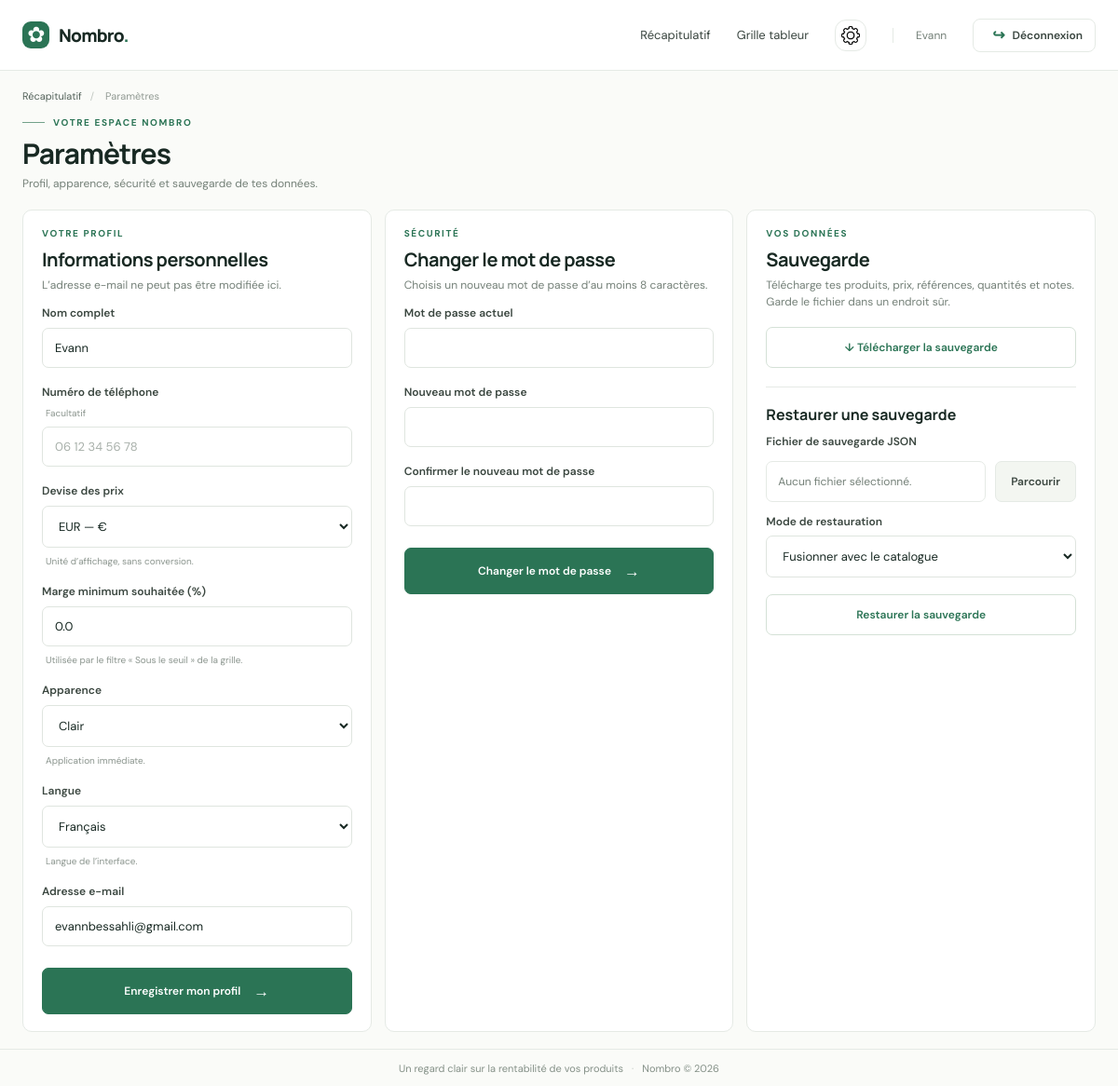
The app's page /profil (signed in) with its own data.
### tables this page shows
CREATE TABLE users (
            id INTEGER PRIMARY KEY AUTOINCREMENT,
            email TEXT NOT NULL UNIQUE,
            password_hash TEXT NOT NULL,
            created_at TEXT NOT NULL
        , name TEXT NOT NULL DEFAULT '', phone TEXT NOT NULL DEFAULT '', currency TEXT NOT NULL DEFAULT 'EUR', theme TEXT NOT NULL DEFAULT 'light', language TEXT NOT NULL DEFAULT 'fr', phone_verified INTEGER NOT NULL DEFAULT 0, two_factor_enabled INTEGER NOT NULL DEFAULT 0, phone_code_sent_at INTEGER NOT NULL DEFAULT 0, session_version INTEGER NOT NULL DEFAULT 0, min_margin_percent REAL NOT NULL DEFAULT 0);

### app.py (the view, shortened to what this page needs)
@app.route("/profil", methods=["GET", "POST"])
@login_required
def profile():
    return render_template("profile.html")

### app.py (called while the page is built)
def translate(text):
    if getattr(g, "language", "fr") == "en":
        return TRANSLATIONS.get(text, text)
    return text

def get_db():
    if "db" not in g:
        g.db = sqlite3.connect(app.config["DATABASE"])
        g.db.row_factory = sqlite3.Row
        g.db.execute("PRAGMA foreign_keys = ON")
    return g.db

@app.before_request
def prepare_request():
    g.user = None
    g.language = "fr"
    if session.get("user_id"):
        g.user = get_db().execute(
            "SELECT id, email, name, phone, currency, theme, language, min_margin_percent, session_version "
            "FROM users WHERE id = ?",
            (session["user_id"],),
        ).fetchone()
        if g.user is None or session.get("session_version") != g.user["session_version"]:
            session.clear()
            g.user = None
        else:
            g.language = g.user["language"] if g.user["language"] in LANGUAGES else "fr"
    if "csrf_token" not in session:
        session["csrf_token"] = secrets.token_urlsafe(32)

@app.context_processor
def inject_globals():
    user = g.get("user")
    code = user["currency"] if user else "EUR"
    return {"csrf_token": session.get("csrf_token"), "current_user": user,
            "currency_symbol": CURRENCIES.get(code, "€"), "currency_code": code,
            "theme_name": user["theme"] if user else "light",
            "current_language": g.get("language", "fr"), "language_names": LANGUAGES,
            "tr": translate}

@app.before_request
def protect_forms():
    if request.method in {"POST", "PUT", "PATCH", "DELETE"}:
        submitted = request.form.get("csrf_token", "") or request.headers.get("X-CSRF-Token", "")
        expected = session.get("csrf_token", "")
        if not submitted or not secrets.compare_digest(submitted, expected):
            abort(400, "Jeton de sécurité invalide. Rechargez la page puis réessayez.")

@app.after_request
def add_security_headers(response):
    response.headers.setdefault("X-Content-Type-Options", "nosniff")
    response.headers.setdefault("X-Frame-Options", "DENY")
    response.headers.setdefault("Referrer-Policy", "strict-origin-when-cross-origin")
    response.headers.setdefault("Permissions-Policy", "camera=(), microphone=(), geolocation=()")
    if request.is_secure:
        response.headers.setdefault("Strict-Transport-Security", "max-age=31536000")
    if request.endpoint in {"login", "register", "profile"}:
        response.headers.setdefault("Cache-Control", "no-store")
    return response

### templates/profile.html (shortened to what this page needs)
{% extends 'base.html' %}
{% block content %}
<div class="breadcrumb"><a href="{{ url_for('dashboard') }}">{{ tr('Récapitulatif') }}</a><span>/</span> {{ tr('Paramètres') }}</div>
<section class="settings-page">
  <header class="settings-heading">
    <div class="eyebrow"><span class="eyebrow-line"></span> {{ tr('VOTRE ESPACE NOMBRO') }}</div>
    <h1>{{ tr('Paramètres') }}</h1>
    <p>{{ tr('Profil, apparence, sécurité et sauvegarde de tes données.') }}</p>
  </header>
  <div class="settings-grid">
    <section class="settings-panel">
      <div class="card-kicker">{{ tr('VOTRE PROFIL') }}</div>
      <h2>{{ tr('Informations personnelles') }}</h2>
      <p class="card-sub">{{ tr('L’adresse e-mail ne peut pas être modifiée ici.') }}</p>
      <form method="post" class="form-stack settings-form">
        <label>{{ tr('Nom complet') }}<input type="text" name="name" placeholder="Ex. Camille Martin" maxlength="100" required autocomplete="name" value="{{ request.form.get('name', current_user.name) }}"></label>
        <label>{{ tr('Numéro de téléphone') }} <small>{{ tr('Facultatif') }}</small><input type="tel" name="phone" placeholder="06 12 34 56 78" maxlength="30" autocomplete="tel" value="{{ request.form.get('phone', current_user.phone) }}"></label>
        <label>{{ tr('Devise des prix') }}<select name="currency">{% for code, symbol in [('EUR','€'),('USD','$'),('GBP','£'),('RUB','₽'),('JPY','¥'),('CHF','CHF'),('CAD','CA$')] %}<option value="{{ code }}" {% if request.form.get('currency', current_user.currency) == code %}selected{% endif %}>{{ code }} — {{ symbol }}</option>{% endfor %}</select><small>{{ tr('Unité d’affichage, sans conversion.') }}</small></label>
        <label>{{ tr('Marge minimum souhaitée (%)') }}<input type="number" name="min_margin_percent" min="0" max="100" step="0.1" value="{{ request.form.get('min_margin_percent', current_user.min_margin_percent) }}"><small>{{ tr('Utilisée par le filtre « Sous le seuil » de la grille.') }}</small></label>
        <label>{{ tr('Apparence') }}<select id="theme-select" name="theme">{% for value, label in [('light','Clair'),('green-dark','Green Dark'),('black-dark','Dark noir et blanc'),('colorful','Coloré'),('cyberpunk','Cyberpunk')] %}<option value="{{ value }}" {% if request.form.get('theme', current_user.theme) == value %}selected{% endif %}>{{ tr(label) }}</option>{% endfor %}</select><small>{{ tr('Application immédiate.') }} </small></label>
        <label>{{ tr('Langue') }}<select id="language-select" name="language">{% for code, label in language_names.items() %}<option value="{{ code }}" {% if current_language == code %}selected{% endif %}>{{ tr(label) }}</option>{% endfor %}</select><small>{{ tr('Langue de l’interface.') }} </small></label>
        <label>{{ tr('Adresse e-mail') }}<input type="email" value="{{ current_user.email }}" disabled></label>
        <button class="button button-primary full" type="submit">{{ tr('Enregistrer mon profil') }} <span>→</span></button>
      </form>
    </section>
    <section class="settings-panel">
      <div class="card-kicker">{{ tr('SÉCURITÉ') }}</div>
      <h2>{{ tr('Changer le mot de passe') }}</h2>
      <p class="card-sub">{{ tr('Choisis un nouveau mot de passe d’au moins 8 caractères.') }}</p>
      <form method="post" action="{{ url_for('change_password') }}" class="form-stack settings-form">
        <label>{{ tr('Mot de passe actuel') }}<input type="password" name="current_password" required autocomplete="current-password"></label>
        <label>{{ tr('Nouveau mot de passe') }}<input type="password" name="new_password" minlength="8" maxlength="256" required autocomplete="new-password"></label>
        <label>{{ tr('Confirmer le nouveau mot de passe') }}<input type="password" name="confirm_password" minlength="8" maxlength="256" required autocomplete="new-password"></label>
        <button class="button button-primary full" type="submit">{{ tr('Changer le mot de passe') }} <span>→</span></button>
      </form>
    </section>
    <section class="settings-panel settings-backup">
      <div class="card-kicker">{{ tr('VOS DONNÉES') }}</div>
      <h2>{{ tr('Sauvegarde') }}</h2>
      <p class="card-sub">{{ tr('Télécharge tes produits, prix, références, quantités et notes. Garde le fichier dans un endroit sûr.') }}</p>
      <a class="button button-outline full" href="{{ url_for('download_backup') }}">↓ {{ tr('Télécharger la sauvegarde') }}</a>
      <div class="backup-restore">
        <h3>{{ tr('Restaurer une sauvegarde') }}</h3>
        <form method="post" action="{{ url_for('restore_backup') }}" enctype="multipart/form-data" class="form-stack" id="restore-backup-form">
          <label>{{ tr('Fichier de sauvegarde JSON') }}</label>
          <div class="backup-file-control">
            <span class="backup-file-name" id="backup-file-name">{{ tr('Aucun fichier sélectionné.') }}</span>
            <label class="backup-file-button">{{ tr('Parcourir') }}<input id="backup-file-input" type="file" name="backup_file" accept=".json,application/json" required></label>
          </div>
          <label>{{ tr('Mode de restauration') }}<select name="restore_mode" id="restore-mode"><option value="merge">{{ tr('Fusionner avec le catalogue') }}</option></select></label>
          <button class="button button-outline full" type="submit">{{ tr('Restaurer la sauvegarde') }}</button>
        </form>
      </div>
    </section>
  </div>
</section>
{% endblock %}

### templates/base.html (shortened to what this page needs)
<!doctype html>
<html lang="{{ current_language }}">
<head>
  <link rel="stylesheet" href="{{ url_for('static', filename='style.css', v='20261126-productlookup1') }}">
</head>
<body class="theme-{{ theme_name }}{% if request.endpoint == 'spreadsheet' %} spreadsheet-page{% endif %}{% if request.endpoint == 'profile' %} settings-route{% endif %}">
  <header class="topbar">
    <a class="brand" href="{{ url_for('index') }}"><span class="brand-mark">✿</span><span>Nombro<span class="brand-dot">.</span></span></a>
    {% if current_user %}
    <nav class="nav"><a class="{% if request.endpoint == 'dashboard' %}active{% endif %}" href="{{ url_for('dashboard') }}">{{ tr('Récapitulatif') }}</a><a class="{% if request.endpoint == 'spreadsheet' %}active{% endif %}" href="{{ url_for('spreadsheet') }}">{{ tr('Grille tableur') }}</a><a class="profile-link settings-link" href="{{ url_for('profile') }}" title="{{ tr('Paramètres') }}" aria-label="{{ tr('Paramètres') }}"><img src="{{ url_for('static', filename='settings-icon.png') }}" alt="" aria-hidden="true"></a><span class="user-email">{{ current_user.name or current_user.email }}</span><form class="logout-form" action="{{ url_for('logout') }}" method="post"><input type="hidden" name="csrf_token" value="{{ csrf_token }}"><button class="nav-logout" type="submit"><span class="logout-icon" aria-hidden="true">↪</span>{{ tr('Déconnexion') }}</button></form></nav>
    {% else %}<a class="nav-login" href="{{ url_for('login') }}">{{ tr('Connexion') }} <span>↗</span></a>{% endif %}
  </header>
  <main class="page">
    {% block content %}{% endblock %}
  </main>
  <footer>{{ tr('Un regard clair sur la rentabilité de vos produits') }} <span>·</span> <span>Nombro © 2026</span></footer>
</body>
</html>

### records on screen
users: name "Evann", currency "EUR — €", min_margin_percent "0.0", theme "Clair", language "Français", email "evannbessahli@gmail.com"

### other values on screen
{{ tr('Récapitulatif') }} "Récapitulatif"
{{ tr('Grille tableur') }} "Grille tableur"
{{ tr('Déconnexion') }} "Déconnexion"
{{ tr('Paramètres') }} "Paramètres"
{{ tr('VOTRE ESPACE NOMBRO') }} "VOTRE ESPACE NOMBRO"
{{ tr('Profil, apparence, sécurité et sauvegarde de tes données.') }} "Profil, apparence, sécurité et sauvegarde de tes données."
{{ tr('VOTRE PROFIL') }} "VOTRE PROFIL"
{{ tr('Informations personnelles') }} "Informations personnelles"
{{ tr('L’adresse e-mail ne peut pas être modifiée ici.') }} "L’adresse e-mail ne peut pas être modifiée ici."
{{ tr('Nom complet') }} "Nom complet"
{{ tr('Numéro de téléphone') }} "Numéro de téléphone"
{{ tr('Facultatif') }} "Facultatif"
{{ tr('Devise des prix') }} "Devise des prix"
{{ tr('Unité d’affichage, sans conversion.') }} "Unité d’affichage, sans conversion."
{{ tr('Marge minimum souhaitée (%)') }} "Marge minimum souhaitée (%)"
